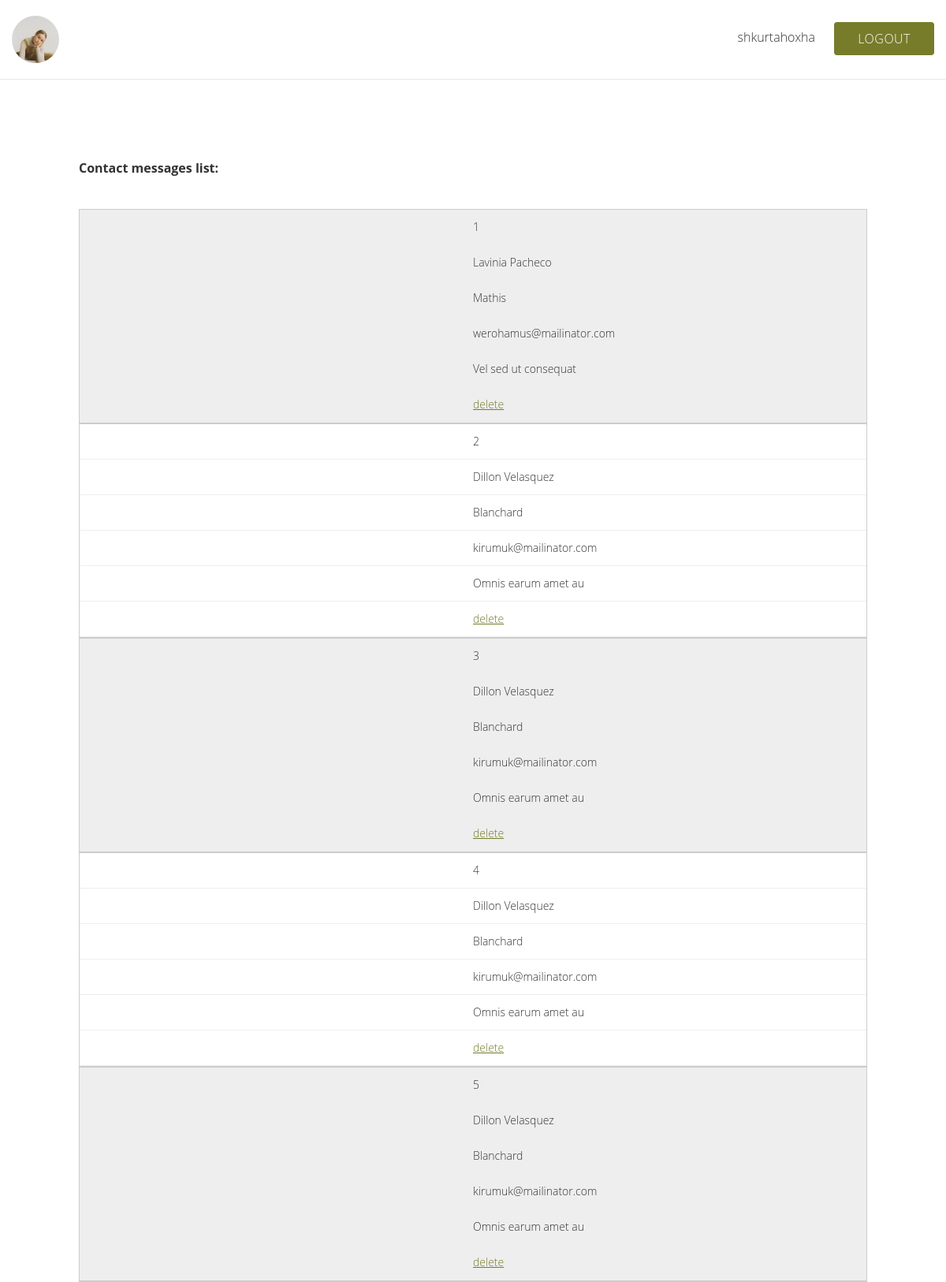
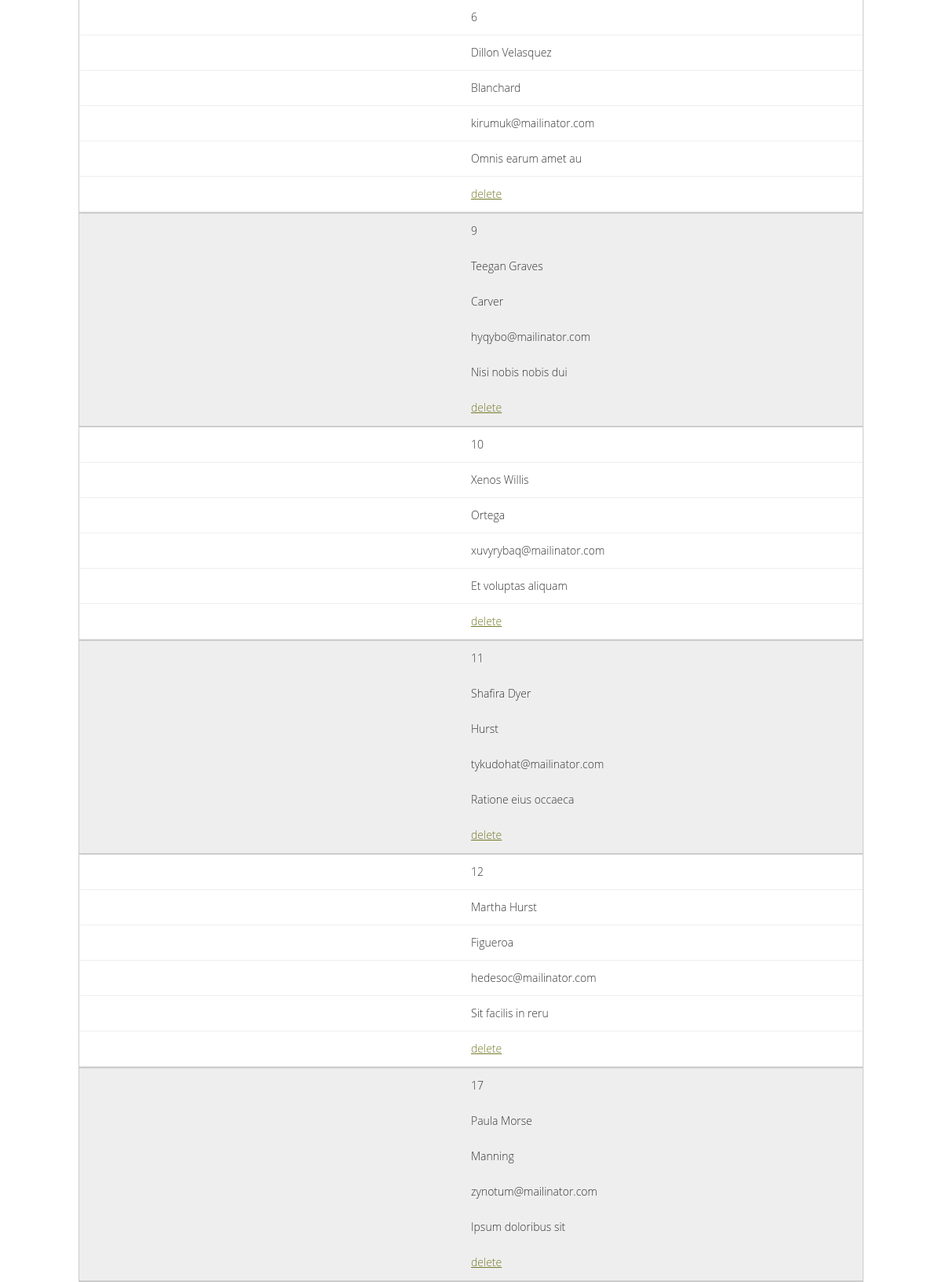
The app's page /contact-list.php (signed in, upper part) with its own data (2 pictures, top to bottom).
### tables this page shows
CREATE TABLE `contact` (
  `id` int(11) NOT NULL,
  `name` varchar(255) NOT NULL,
  `surname` varchar(255) NOT NULL,
  `email` varchar(255) NOT NULL,
  `message` text NOT NULL
);

### db/Dbconnect.php (called while the page is built)
<?php
class Dbconnect
{
    private $_localhost = 'localhost';
    private $_user = 'root';
    private $_password = '*Shkurta123*';
    private $_dbname = 'photography';
    protected $connection;
    public function __construct()
    {
        if (!isset($this->connection)) {
            $this->connection = new mysqli($this->_localhost, $this->_user, $this->_password, $this->_dbname);
        }
        else{
            echo "connection failed";
        }
        return $this->connection;
    }
}

### Crud.php (called while the page is built, shortened)
<?php
include_once('db/Dbconnect.php');
class Crud extends Dbconnect
{
    public function selectalldata($table)
    {
        $select = "SELECT * FROM $table";
        $select1 = $this->connection->query($select);
        return $select1;
    }
}
?>

### contact-list.php (the view, shortened to what this page needs)
<?php
include("layout/header.php");
include_once("Crud.php");
if (isset($_SESSION['username']) && isset($_SESSION['id'])) { ?>
<nav>
    <?php if ($_SESSION['role'] == 'admin') { ?>
    <div class="admin-top-header flex custom-justify">
        <figure class="admin-logo">
            <img src="assets/images/general/Shkurta-Photographer.jpg" alt="" title="">
        </figure>
        <div class="dashboard-btns">
            <?= $_SESSION['username'] ?>
            <a href="logout.php" class="btn">Logout</a>
        </div>
    </div>
    <div class="tabset">
        <h4>Contact messages list:</h4>
        <table class="table table-striped">
            <tbody>
            <?php
            $crud= new crud();
            $result = $crud->selectalldata("contact");
            while($data = mysqli_fetch_array($result))
            {
                ?>
                <tr>
                    <td><?php echo $data['id']; ?></td>
                    <td><?php echo $data['name']; ?></td>
                    <td><?php echo $data['surname']; ?></td>
                    <td><?php echo $data['email']; ?></td>
                    <td><?php echo $data['message']; ?></td>
                    <td><a href="contact-list.php?delid=<?php echo $data['id'];?>" onclick=" return confirm('Do You really want to delete this data')">delete</td>
                </tr>
            <?php } ?>
            </tbody>
        </table>
    </div>
    <?php } ?>
    <?php } else {
        header("Location: index.php");
    } ?>
</nav>

### assets/css/style.css (style rules this page uses)
body { margin: 0; font-family: 'Literata', serif; overflow-x: hidden; }
.btn { padding: 10px 30px; vertical-align: middle; background: #767c2a; color: white; text-decoration: none; border-radius: 4px; letter-spacing: 0.5px; transition: 0.3s ease-in; text-transform: uppercase; cursor: pointer; }
.flex { display: flex; justify-content: center; }
table { width: 750px; border-collapse: collapse; margin: 40px 0; }
tr:nth-of-type(odd) { background: #eee; }
td, th { padding: 10px; border: 1px solid #ccc; text-align: left; font-size: 16px; }
td { font-size: 14px; }
td a { color: #767c2a; }
@media only screen and (max-width: 760px),
(min-device-width: 768px) and (max-device-width: 1024px) { table { width: 100%; } }
@media only screen and (max-width: 760px),
(min-device-width: 768px) and (max-device-width: 1024px) { table, thead, tbody, th, td, tr { display: block; } }
@media only screen and (max-width: 760px),
(min-device-width: 768px) and (max-device-width: 1024px) { tr { border: 1px solid #ccc; } }
@media only screen and (max-width: 760px),
(min-device-width: 768px) and (max-device-width: 1024px) { td { border: none; border-bottom: 1px solid #eee; position: relative; padding-left: 50%; } }
@media only screen and (max-width: 760px),
(min-device-width: 768px) and (max-device-width: 1024px) { td:before { position: absolute; top: 6px; left: 6px; width: 45%; padding-right: 10px; white-space: nowrap; content: attr(data-column); color: #000; font-weight: bold; } }
body { font: 16px/1.5em "Overpass", "Open Sans", Helvetica, sans-serif; color: #333; font-weight: 300; }
.tabset { margin: 100px; }
.admin-logo { width: 60px; height: 60px; border-radius: 50%; margin: 0; }
.admin-logo img { width: 100%; height: 100%; object-fit: cover; border-radius: 50%; }
.admin-top-header { border-bottom: 1px solid #e7e7e7; padding: 20px 15px; }
.custom-justify { justify-content: space-between; }
.dashboard-btns { margin-top: 15px; }
.dashboard-btns .btn { margin-left: 20px; }

### records on screen
contact: id "1", name "Lavinia Pacheco", surname "Mathis", email "werohamus@mailinator.com", message "Vel sed ut consequat"
contact: id "2", name "Dillon Velasquez", surname "Blanchard", email "kirumuk@mailinator.com", message "Omnis earum amet au"
contact: id "3", name "Dillon Velasquez", surname "Blanchard", email "kirumuk@mailinator.com", message "Omnis earum amet au"
contact: id "4", name "Dillon Velasquez", surname "Blanchard", email "kirumuk@mailinator.com", message "Omnis earum amet au"
contact: id "5", name "Dillon Velasquez", surname "Blanchard", email "kirumuk@mailinator.com", message "Omnis earum amet au"
contact: id "6", name "Dillon Velasquez", surname "Blanchard", email "kirumuk@mailinator.com", message "Omnis earum amet au"
contact: id "9", name "Teegan Graves", surname "Carver", email "hyqybo@mailinator.com", message "Nisi nobis nobis dui"
contact: id "10", name "Xenos Willis", surname "Ortega", email "xuvyrybaq@mailinator.com", message "Et voluptas aliquam"
contact: id "11", name "Shafira Dyer", surname "Hurst", email "tykudohat@mailinator.com", message "Ratione eius occaeca"
contact: id "12", name "Martha Hurst", surname "Figueroa", email "hedesoc@mailinator.com", message "Sit facilis in reru"
contact: id "17", name "Paula Morse", surname "Manning", email "zynotum@mailinator.com", message "Ipsum doloribus sit"

### other values on screen
$_SESSION['username'] "shkurtahoxha"
